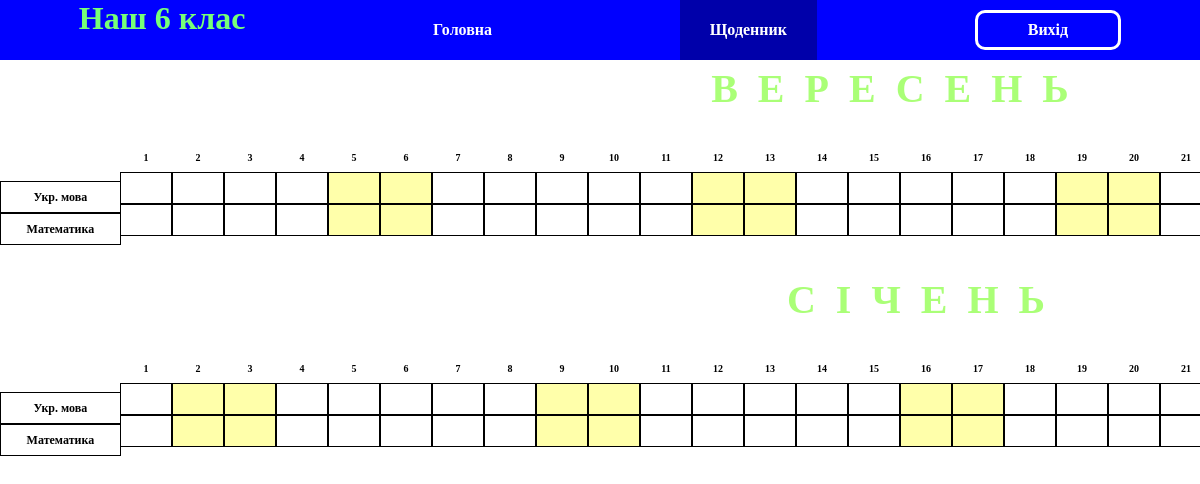
The app's page /diary/ (signed in) with its own data.
### diary/models.py (models this page shows, shortened)
class Subject(Model):
    name = CharField(default="", max_length=100)
    index = IntegerField(default=1)

class Month(Model):
    days = IntegerField(default=30)
    name = CharField(default="", max_length=30)
    semester = IntegerField(default=1)
    number_in_semester = IntegerField(default=1)
    number_in_year = IntegerField(default=1)

### diary/views.py (the view)
# urls.py: url(r"^diary/", DiaryView.as_view())
class DiaryView(RegistrationFormView):
    template_name = "diary.html"
    success_url = "/diary/"
    def get_context_data(self, **kwargs):
        context = super().get_context_data(**kwargs)
        current_user = None
        if not self.request.session.get("registered"):
            context["canRedirect"] = "y"
        else:
            username = self.request.session.get("registered")
            current_user = User.objects.get(username=username)
        if current_user.is_teacher:
            context["canRedirect"] = "y"
        subjects = Subject.objects.all()
        context["subjects"] = subjects
        context["subjects_len"] = len(subjects)
        context["ratings"] = current_user.ratings.all()
        context["first_semester_months"] = Month.objects.filter(semester=1).order_by("number_in_semester")
        context["second_semester_months"] = Month.objects.filter(semester=2).order_by("number_in_semester")
        February = Month.objects.get(name=constants.SECOND_MONTH_IN_YEAR_NANE)
        if int(str(datetime.datetime.now()).split("-")[0]) % 4 == 0:
            February.days = 29
            February.save()
        else:
            February.days = 28
            February.save()
        return context

### diary/templatetags/times.py (called while the page is built)
@register.filter(name="times")
def times(rng):
    return range(1, rng + 1, 1)

### main/context_processors.py (called while the page is built)
def buttons(request):
    registered = request.session.get("registered")
    context = {
        "canShowToDiaryButton": "n",
        "canShowEditRatingsButton": "n"
    }
    if registered:
        user = User.objects.get(username=registered)
        if not user.is_teacher:
            context["canShowToDiaryButton"] = "y"
        else:
            context["canShowEditRatingsButton"] = "y"
    return context

### main/views.py (called while the page is built)
    def get(self, request):
        if (request.GET.get("unregister") == "1") and request.session.get("registered"):
            request.session.pop("registered")
        return super().get(request)

### diary/templates/diary.html (shortened to what this page needs)
{% extends "base.html" %}
{% load static %}
{% load times %}
{% block additional_sheets %}
    <link rel="stylesheets" href="{% static 'diary.html' %}">
{% endblock %}
{% block main_content %}
    <div class="diary-table">
        <div class="semester-ratings-table">
            <div class="subjects-sidebar">
                {% for sub in subjects %}
                    <div class="subject-gap"><span>{{ sub.name }}</span></div>
                {% endfor %}
            </div>
            <div class="ratings-table">
                {% for month in first_semester_months %}
                    <div class="ratings-table-month">
                        <h1 class="ratings-table-month-marker">{{ month.name }}</h1>
                        <div class="ratings-table-body">
                            {% for day_number in month.days|times %}
                                <div class="ratings-column" id="col-{{ month.number_in_year }}-{{ day_number }}">
                                    <div class="rating-number-gap">{{ day_number }}</div>
                                    {% for row in subjects_len|times %}
                                        <div class="rating-gap" id="gap-{{ month.number_in_year }}-{{ day_number }}-{{ row }}"></div>
                                    {% endfor %}
                                </div>
                            {% endfor %}
                        </div>
                    </div>
                {% endfor %}
            </div>
        </div>
        <div class="semester-ratings-table">
            <div class="subjects-sidebar">
                {% for sub in subjects %}
                    <div class="subject-gap"><span>{{ sub.name }}</span></div>
                {% endfor %}
            </div>
            <div class="ratings-table">
                {% for month in second_semester_months %}
                    <div class="ratings-table-month">
                        <h1 class="ratings-table-month-marker">{{ month.name }}</h1>
                        <div class="ratings-table-body">
                            {% for day_number in month.days|times %}
                                <div class="ratings-column" id="col-{{ month.number_in_year }}-{{ day_number }}">
                                    <div class="rating-number-gap">{{ day_number }}</div>
                                    {% for row in subjects_len|times %}
                                        <div class="rating-gap" id="gap-{{ month.number_in_year }}-{{ day_number }}-{{ row }}"></div>
                                    {% endfor %}
                                </div>
                            {% endfor %}
                        </div>
                    </div>
                {% endfor %}
            </div>
        </div>
    </div>
{% endblock %}

### globaltemplates/base.html (shortened to what this page needs)
{% load static %}
<html lang="ua-ua">
    <head>
        <link rel="stylesheet" href="{% static 'site.css' %}">
        <link rel="stylesheet" href="{% static 'top-menu.css' %}">
        <link rel="stylesheet" href="{% static 'registration-form.css' %}">
        <link rel="stylesheet" href="{% static 'diary.css' %}">
        {% block additional_sheets %}{% endblock %}
    </head>
    <body>
        <header>
            <div class="top-menu">
                <span class="top-menu-element top-menu-header">Наш 6 клас</span>
                <button id="toMainButton" class="top-menu-button top-menu-element top-menu-to-main-button">Головна</button>
                <button id="toDiaryButton" class="top-menu-button top-menu-element">Щоденник</button>
                <button id="unregistrationButton" class="top-menu-button top-menu-element top-menu-unregistration-button">Вихід</button>
            </div>
        </header>
        <main>
            {% block main_content %}{% endblock %}
        </main>
    </body>
</html>

### main/static/site.css (style rules this page uses)
* { font-family: cursive; margin: 0; }

### main/static/top-menu.css (style rules this page uses)
.top-menu { display: flex !important; background-color: blue; justify-content: space-around; position: sticky; width: 100%; }
.top-menu-element, .top-menu, .top-menu-button, .top-menu-header { height: 60px; display: block; }
.top-menu-header { font-size: 32px; color: #7F7; font-weight: 900; }
.top-menu-button { background-color: blue; padding: 0 30px; color: #FFF; font-size: 16px; font-weight: bold; display: none; border: 0 solid #000 !important; }
.top-menu-button:not(.top-menu-registration-button, .top-menu-unregistration-button) { border: 0 solid #000 !important; }
.top-menu-to-main-button { background-color: #00A; display: block; }
.top-menu-registration-button, .top-menu-unregistration-button { background-color: blue; border: 3px solid #FFF !important; padding: 0px 50px; margin-top: 10px; border-radius: 10px; height: 40px !important; }
.top-menu-unregistration-button { display: none; }

### diary/static/diary.css (style rules this page uses)
.diary-table { width: 100%; margin-top: 5px; }
.semester-ratings-table { width: 100%; display: flex !important; margin-bottom: 40px; }
.subjects-sidebar { width: 10%; transform: translateY(116px); }
.subject-gap { width: 99%; height: 30px; border: 1px solid black; text-align: center; font-size: 12px; font-weight: bold; display: flex; justify-content: center; align-items: center; }
.ratings-table { display: flex; height: 100%; width: 90%; overflow-x: scroll; }
.ratings-table-month { display: flex; flex-direction: column; height: 100%; }
.ratings-table-month-marker { text-align: center; margin-bottom: 30px; font-size: 40px; color: #AF7; letter-spacing: 20px; }
.ratings-table-body { display: flex; height: 100%; }
.ratings-column { display: flex; flex-direction: column; height: 100%; }
.rating-gap, .rating-number-gap { height: 30px; font-size: 10px; text-align: center; font-weight: bold; display: flex; justify-content: center; align-items: center; flex-wrap: wrap; }
.rating-gap { border: 1px solid black; width: 50px; }
.rating-number-gap { width: 52px; }

### diary/templates/diary.html (style rules this page uses)
.top-menu-to-main-button { background-color: blue; }
#toDiaryButton { background-color: #00A; }

### records on screen
Subject: name "Укр. мова"
Subject: name "Математика"
Month: name "ВЕРЕСЕНЬ", days "1" "2" "3" "4" "5" "6" "7" "8" "9" "10" "11" "12" "13" "14" "15" "16" "17" "18" "19" "20" "21"
Month: name "СІЧЕНЬ", days "1" "2" "3" "4" "5" "6" "7" "8" "9" "10" "11" "12" "13" "14" "15" "16" "17" "18" "19" "20" "21"
